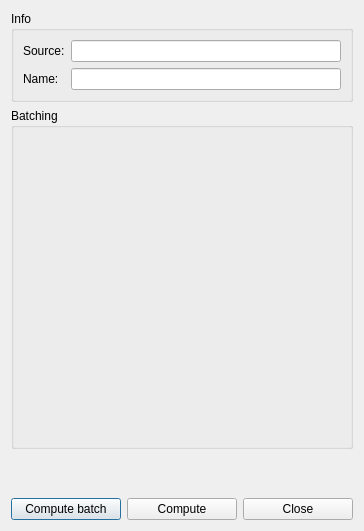
<?xml version="1.0" encoding="UTF-8"?>
<ui version="4.0">
 <class>CreateEvokedDialog</class>
 <widget class="QDialog" name="CreateEvokedDialog">
  <property name="geometry">
   <rect>
    <x>0</x>
    <y>0</y>
    <width>364</width>
    <height>531</height>
   </rect>
  </property>
  <property name="windowTitle">
   <string>Create evoked</string>
  </property>
  <layout class="QGridLayout" name="gridLayout">
   <item row="1" column="0">
    <widget class="QGroupBox" name="groupBoxBatching">
     <property name="title">
      <string>Batching</string>
     </property>
     <layout class="QGridLayout" name="gridLayoutBatching">
      <property name="leftMargin">
       <number>9</number>
      </property>
      <property name="topMargin">
       <number>9</number>
      </property>
      <property name="rightMargin">
       <number>9</number>
      </property>
      <property name="bottomMargin">
       <number>9</number>
      </property>
      <item row="0" column="0">
       <widget class="QWidget" name="batchingWidgetPlaceholder" native="true">
        <property name="minimumSize">
         <size>
          <width>300</width>
          <height>300</height>
         </size>
        </property>
       </widget>
      </item>
     </layout>
    </widget>
   </item>
   <item row="3" column="0">
    <layout class="QHBoxLayout" name="horizontalLayoutButtons">
     <item>
      <widget class="QPushButton" name="pushButtonComputeBatch">
       <property name="text">
        <string>Compute batch</string>
       </property>
      </widget>
     </item>
     <item>
      <widget class="QPushButton" name="pushButtonCompute">
       <property name="text">
        <string>Compute</string>
       </property>
      </widget>
     </item>
     <item>
      <widget class="QPushButton" name="pushButtonClose">
       <property name="text">
        <string>Close</string>
       </property>
      </widget>
     </item>
    </layout>
   </item>
   <item row="0" column="0">
    <widget class="QGroupBox" name="groupBoxInfo">
     <property name="title">
      <string>Info</string>
     </property>
     <layout class="QFormLayout" name="formLayout">
      <item row="0" column="1">
       <widget class="QLineEdit" name="lineEditSource">
        <property name="readOnly">
         <bool>true</bool>
        </property>
       </widget>
      </item>
      <item row="3" column="1">
       <widget class="QLineEdit" name="lineEditName"/>
      </item>
      <item row="0" column="0">
       <widget class="QLabel" name="labelSource">
        <property name="text">
         <string>Source:</string>
        </property>
       </widget>
      </item>
      <item row="3" column="0">
       <widget class="QLabel" name="labelName">
        <property name="text">
         <string>Name:</string>
        </property>
       </widget>
      </item>
     </layout>
    </widget>
   </item>
   <item row="2" column="0">
    <spacer name="verticalSpacer">
     <property name="orientation">
      <enum>Qt::Vertical</enum>
     </property>
     <property name="sizeHint" stdset="0">
      <size>
       <width>20</width>
       <height>40</height>
      </size>
     </property>
    </spacer>
   </item>
  </layout>
 </widget>
 <resources/>
 <connections>
  <connection>
   <sender>pushButtonClose</sender>
   <signal>clicked()</signal>
   <receiver>CreateEvokedDialog</receiver>
   <slot>close()</slot>
   <hints>
    <hint type="sourcelabel">
     <x>298</x>
     <y>509</y>
    </hint>
    <hint type="destinationlabel">
     <x>181</x>
     <y>265</y>
    </hint>
   </hints>
  </connection>
  <connection>
   <sender>pushButtonCompute</sender>
   <signal>clicked()</signal>
   <receiver>CreateEvokedDialog</receiver>
   <slot>accept()</slot>
   <hints>
    <hint type="sourcelabel">
     <x>181</x>
     <y>509</y>
    </hint>
    <hint type="destinationlabel">
     <x>181</x>
     <y>265</y>
    </hint>
   </hints>
  </connection>
  <connection>
   <sender>pushButtonComputeBatch</sender>
   <signal>clicked()</signal>
   <receiver>CreateEvokedDialog</receiver>
   <slot>acceptBatch()</slot>
   <hints>
    <hint type="sourcelabel">
     <x>65</x>
     <y>509</y>
    </hint>
    <hint type="destinationlabel">
     <x>181</x>
     <y>265</y>
    </hint>
   </hints>
  </connection>
 </connections>
 <slots>
  <slot>acceptBatch()</slot>
 </slots>
</ui>
